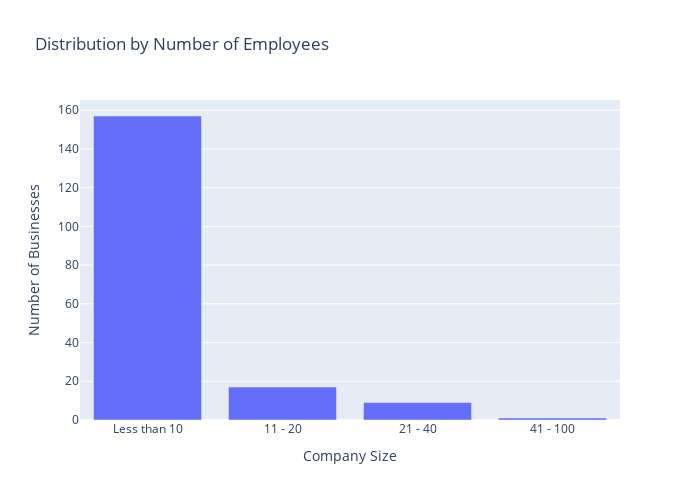

Notebook cell for this chart:
### Markdown cell above
##### **3.4 Company Size Distribution by Number of Employees**

This analysis explores the Company Size Distribution of businesses in District 7, using the number of employees as an indicator of company size. This bar chart categorizes businesses based on their employee count, allowing stakeholders to understand the scale of businesses operating within the district. The bar chart segments businesses by their reported number of employees, ranging from small to large entities.

### Code cell
employees_dist = df_district7_new['number_employees'].value_counts().reset_index()
employees_dist.columns = ['Number of Employees', 'Count']

fig_employees = px.bar(employees_dist, x='Number of Employees', y='Count', title='Distribution by Number of Employees',
                       labels={'Count': 'Number of Businesses', 'Number of Employees': 'Company Size'})
fig_employees.update_layout(xaxis={'categoryorder': 'total descending'}, width=700, height=500)
fig_employees.show()

### Figure 1 — Plotly figure (JSON) as saved in the notebook; plotly's stock layout.template omitted (floating-point values rounded to 4 significant figures)
{"data": [{"alignmentgroup": "True", "hovertemplate": "Company Size=%{x}<br>Number of Businesses=%{y}<extra></extra>", "legendgroup": "", "marker": {"color": "#636efa", "pattern": {"shape": ""}}, "name": "", "offsetgroup": "", "orientation": "v", "showlegend": false, "textposition": "auto", "type": "bar", "x": ["Less than 10", "11 - 20", "21 - 40", "41 - 100"], "xaxis": "x", "y": [157, 17, 9, 1], "yaxis": "y"}], "layout": {"barmode": "relative", "height": 500, "legend": {"tracegroupgap": 0}, "title": {"text": "Distribution by Number of Employees"}, "width": 700, "xaxis": {"anchor": "y", "categoryorder": "total descending", "domain": [0, 1], "title": {"text": "Company Size"}}, "yaxis": {"anchor": "x", "domain": [0, 1], "title": {"text": "Number of Businesses"}}}}
